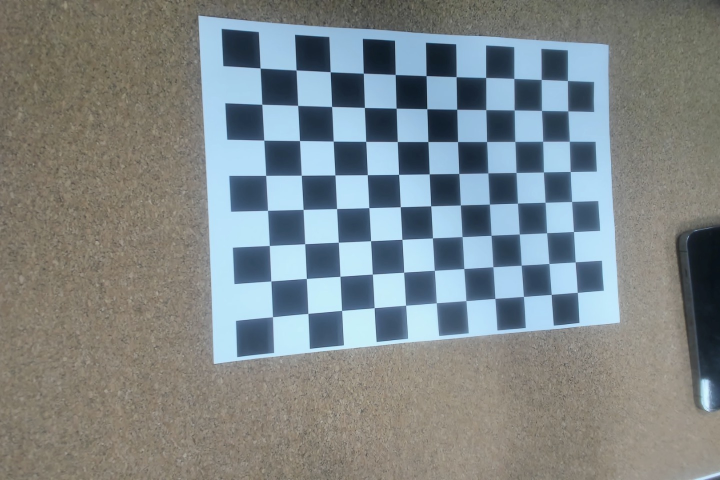
#> input picture img/img_0.jpg, 1440 x 960 px, given as the content of the folder ./img/left, which was not available (shown at 1/2 size)
$ python calibration.py
#> lines starting #> are read from the running program, lines starting #| are printed output that depends on the picture; after the words box and inside, x2 and y2 are one past the last pixel; in counts of white or black regions, pixels touching at a corner belong together; long printed decimals are rounded; pictures that were not available may be replaced by others from this repository, and a replacement may not be noted
import os
import cv2 as cv
import argparse
import numpy as np
import json

class stereoCameraCalibration(object):
    def __init__(self, width, height, lattice):
        self.width = width
        self.height = height
        self.lattice = lattice

        self.criteria = (cv.TERM_CRITERIA_EPS + cv.TERM_CRITERIA_MAX_ITER, 30, 0.001)
        self.criteriaStereo = (cv.TERM_CRITERIA_EPS + cv.TERM_CRITERIA_MAX_ITER, 100, 1e-5)

    def stereoCalibration(self, imgL, imgR):
        objPoints = np.zeros((self.width * self.height, 3), np.float32)
        objPoints[:, :2] = np.mgrid[0:self.width, 0:self.height].T.reshape(-1, 2)
        objPoints *= self.lattice

        imgPoints = []
        imgPointsL = []
        imgPointsR = []

        for i in range(len(imgL)):
            chessImgL = cv.imread(imgL[i], 0)
            chessImgR = cv.imread(imgR[i], 0)

            # print("%s" % imgL[i])
            # print("%s" % imgR[i])
            # print("\n")

            retL, cornerL = cv.findChessboardCorners(chessImgL, (self.width, self.height), cv.CALIB_CB_ADAPTIVE_THRESH | cv.CALIB_CB_FILTER_QUADS)
            retR, cornerR = cv.findChessboardCorners(chessImgR, (self.width, self.height), cv.CALIB_CB_ADAPTIVE_THRESH | cv.CALIB_CB_FILTER_QUADS)

            if retL and retR:
                imgPoints.append(objPoints)
                cv.cornerSubPix(chessImgL, cornerL, (11, 11), (-1, -1), self.criteria)
                cv.cornerSubPix(chessImgR, cornerR, (11, 11), (-1, -1), self.criteria)
                imgPointsL.append(cornerL)
                imgPointsR.append(cornerR)
                # [6 lines of commented-out code are left out]
        retL, matInterL, coeDisL, vecRL, vecTL = cv.calibrateCamera(imgPoints, imgPointsL, chessImgL.shape[::-1], None, None)
        retR, matInterR, coeDisR, vecRR, vecTR = cv.calibrateCamera(imgPoints, imgPointsR, chessImgR.shape[::-1], None, None)

        flags = 0
        flags |= cv.CALIB_FIX_INTRINSIC

        retS, matInterL, coeDisL, matInterR, coeDisR, R, T, E, F = cv.stereoCalibrate(imgPoints, imgPointsL, imgPointsR, matInterL, coeDisL, matInterR, coeDisR, chessImgL.shape[::-1], self.criteriaStereo, flags)
        cv.destroyAllWindows()
        totalErrorL = 0
        totalErrorR = 0
        for i in range(len(imgPoints)):
            imgPointsRepo, _ = cv.projectPoints(imgPoints[i], vecRL[i], vecTL[i], matInterL, coeDisL)
            error = cv.norm(imgPointsL[i], imgPointsRepo, cv.NORM_L2) / len(imgPointsRepo)
            totalErrorL += error
            imgPointsRepo, _ = cv.projectPoints(imgPoints[i], vecRR[i], vecTR[i], matInterR, coeDisR)
            error = cv.norm(imgPointsR[i], imgPointsRepo, cv.NORM_L2) / len(imgPointsRepo)
            totalErrorR += error
        print('Average error of repro L:', totalErrorL / len(imgPoints))
        print('Average error of repro R:', totalErrorR / len(imgPoints))
        return matInterL, coeDisL, matInterR, coeDisR, R, T

    def getRectifiedTransform(self, width, height, matInterL, coeDisL, matInterR, coeDisR, R, T):
        RL, RR, PL, PR, Q, roiL, roiR = cv.stereoRectify(matInterL, coeDisL, matInterR, coeDisR, (width, height), R, T, flags = cv.CALIB_ZERO_DISPARITY, alpha=0)
        mapLx, mapLy = cv.initUndistortRectifyMap(matInterL, coeDisL, RL, PL, (width, height), cv.CV_32FC1)
        mapRx, mapRy = cv.initUndistortRectifyMap(matInterR, coeDisR, RR, PR, (width, height), cv.CV_32FC1)
        return mapLx, mapLy, mapRx, mapRy, Q

    def getRectifiedImg(self, imgL, imgR, mapLx, mapLy, mapRx, mapRy):
        recImgL = cv.remap(imgL, mapLx, mapLy, cv.INTER_LINEAR, cv.BORDER_CONSTANT)
        recImgR = cv.remap(imgR, mapRx, mapRy, cv.INTER_LINEAR, cv.BORDER_CONSTANT)
        return recImgL, recImgR

    def drawLine(self, recImgL, recImgR):
        width = max(recImgL.shape[1], recImgR.shape[1])
        height = max(recImgL.shape[0], recImgR.shape[0])

        output = np.zeros((height, width*2, 3), np.uint8)
        output[0:recImgL.shape[0], 0:recImgL.shape[1]] = recImgL
        output[0:recImgR.shape[0], recImgL.shape[1]:] = recImgR

        lineInterval = 50
        for i in range(height // lineInterval):
            cv.line(output, (0, lineInterval * (i + 1)), (2 * width, lineInterval * (i + 1)), (0, 255, 0), thickness=2, lineType=cv.LINE_AA)

        return output

def getParser():
    parser = argparse.ArgumentParser(description='Camera Calibration')
    parser.add_argument('--width', type=int, default=11, help = 'CheckBoard Width size')
    parser.add_argument('--height', type=int, default=8, help='CheckBoard Height size')
    parser.add_argument('--lattice', type=float, default=0.22, help='Lattice Length Meter')
    parser.add_argument('--imgDir', type=str, default='./img', help = 'Image Path')
    parser.add_argument('--saveDir', type=str, default='./config', help='Path to Save File')
    parser.add_argument('--fileName', type=str, default='stereoConfig', help='Stereo Config File Name')
    return parser

def getFile(path):
    imgPath = []
    for root, dirs, files in  os.walk(path):
        for file in files:
            if file == '.DS_Store':
                continue
            imgPath.append(os.path.join(root, file))
    imgPath.sort()
    return imgPath

if __name__ == '__main__':
    args = getParser().parse_args()
    paramDict = {}
    fileL = getFile(args.imgDir + '/left')
    fileR = getFile(args.imgDir + '/right')
    imgL = cv.imread(fileL[0])
#> imgL is the input picture: shape (960, 1440, 3); mean B, G, R 136.1, 134.5, 126.5
    imgR = cv.imread(fileR[0])
    height, width = imgL.shape[0:2]
    calibration = stereoCameraCalibration(args.width, args.height, args.lattice)
    matInterL, coeDisL, matInterR, coeDisR, R, T = calibration.stereoCalibration(fileL, fileR)
#> in stereoCalibration, `chessImgL = cv.imread(imgL[i], 0)`:
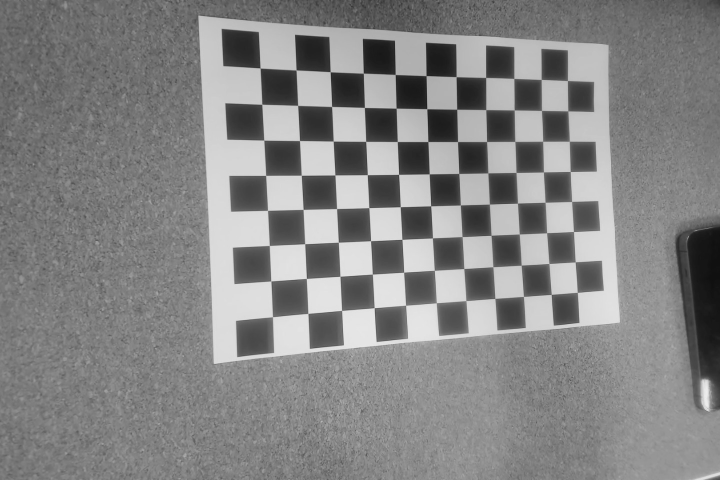
#> chessImgL: shape (960, 1440) (shown at 1/2 size); min 14, max 240, mean 132.3
#> in stereoCalibration, `retL, cornerL = cv.findChessboardCorners(chessImgL, (self.width, self...`: retL = True; cornerL = 88 rows, first 8: [520.5, 136.4], [592.6, 140.4], [660.7, 143.9], [727.1, 146.8], [790.7, 149.4], [852.6, 151.6], [912.6, 153.7], [971.9, 155.4]
#> in stereoCalibration, `retR, cornerR = cv.findChessboardCorners(chessImgR, (self.width, self...`: retR = True; cornerR has the same summary as cornerL
#> in stereoCalibration, `retL, matInterL, coeDisL, vecRL, vecTL = cv.calibrateCamera(imgPoints,..`: retL = 2.99; matInterL = [[20869.8, 0, 803.1], [0, 64670.3, 403.9], [0, 0, 1]]; coeDisL = [[58.45, 383.7, -0.11, -2.02, -5.3]]; vecRL = ([-1.22, -0.0384, -0.0365],); vecTL = ([-0.921, -0.281, 74.26],)
#> in stereoCalibration, `retR, matInterR, coeDisR, vecRR, vecTR = cv.calibrateCamera(imgPoints,..`: retR = 2.99; matInterR has the same summary as matInterL; coeDisR = [[58.45, 383.7, -0.11, -2.02, -5.3]]; vecRR = ([-1.22, -0.0384, -0.0365],); vecTR = ([-0.921, -0.281, 74.26],)
#> in stereoCalibration, `retS, matInterL, coeDisL, matInterR, coeDisR, R, T, E, F = cv.stereoCa..`: retS = 2.99; R = [[1, 8.7e-14, 5.15e-16], [-8.7e-14, 1, 2.75e-17], [-5.15e-16, -2.75e-17, 1]]; T = [4.23e-14, 3.04e-15, 2.5e-11]; E = [[2.18e-24, -2.5e-11, 3.04e-15], [2.5e-11, 2.18e-24, -4.23e-14], [-3.04e-15, 4.23e-14, -4.04e-31]]; F = [[1.47e-06, -5457680.6, 2.25e+09], [5457680.6, 1.53e-07, -4.58e+09], [-2.25e+09, 4.58e+09, 1]]
#> the loop in stereoCalibration, `for i in range(len(imgPoints)):` made 1 pass
#> (totalErrorL, totalErrorR) on pass 1: (0.318, 0.318)
#> after the loop in stereoCalibration, `for i in range(len(imgPoints)):`: totalErrorL = 0.318
#| Average error of repro L: 0.3184
#| Average error of repro R: 0.3184
#> coeDisL = [[58.45, 383.7, -0.11, -2.02, -5.3]]; matInterR has the same summary as matInterL in stereoCalibration; coeDisR = [[58.45, 383.7, -0.11, -2.02, -5.3]]; T = [4.23e-14, 3.04e-15, 2.5e-11]
    mapLx, mapLy, mapRx, mapRy, Q = calibration.getRectifiedTransform(width, height, matInterL, coeDisL, matInterR, coeDisR, R, T)
#> in getRectifiedTransform, `RL, RR, PL, PR, Q, roiL, roiR = cv.stereoRectify(matInterL, coeDisL, m..`: RL = [[0.00169, 0.000121, 1], [-0.000121, 1, -0.000121], [-1, -0.000121, 0.00169]]; RR has the same summary as RL; PL = [[1354.6, 0, -41879.2, 0], [0, 1354.6, 725.6, 0], [0, 0, 1, 0]]; PR = [[1354.6, 0, -41879.2, 3.39e-08], [0, 1354.6, 725.6, 0], [0, 0, 1, 0]]; Q = [[1, 0, 0, 41879.2], [0, 1, 0, -725.6], [0, 0, 0, 1354.6], [0, 0, -4e+10, 0]]; roiL = (0, 0, 0, 0)
#> in getRectifiedTransform, `mapLx, mapLy = cv.initUndistortRectifyMap(matInterL, coeDisL, RL, PL, ..`:
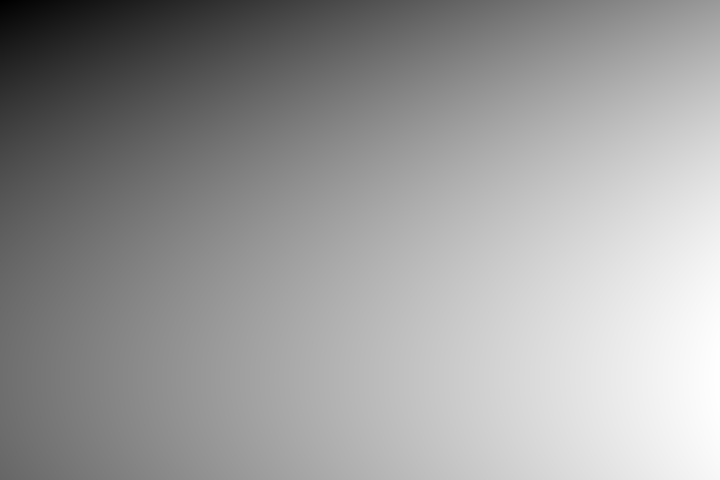
#> mapLx: shape (960, 1440) float32 (shown at 1/2 size); min -17.13, max 43.24, mean 19.6; drawn with min black and max white
#> in getRectifiedTransform, `mapLx, mapLy = cv.initUndistortRectifyMap(matInterL, coeDisL, RL, PL, ..`:
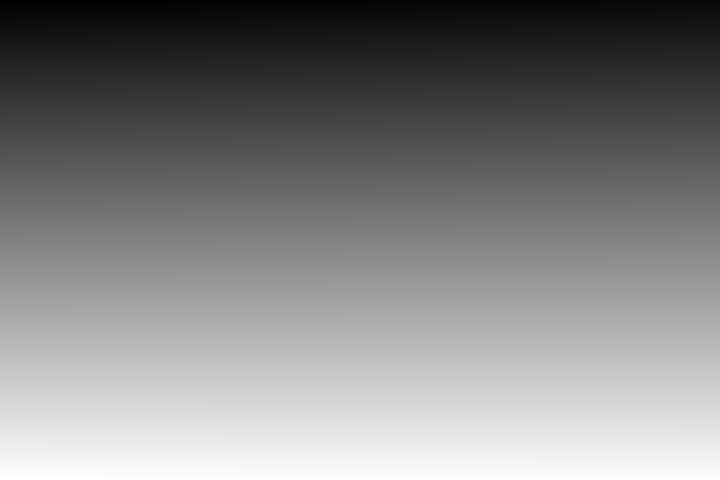
#> mapLy: shape (960, 1440) float32 (shown at 1/2 size); min -941, max 831.3, mean -37.7; drawn with min black and max white

    img_ = calibration.drawLine(imgL, imgR)
#> after the loop in drawLine, `for i in range(height // lineInterval):`:
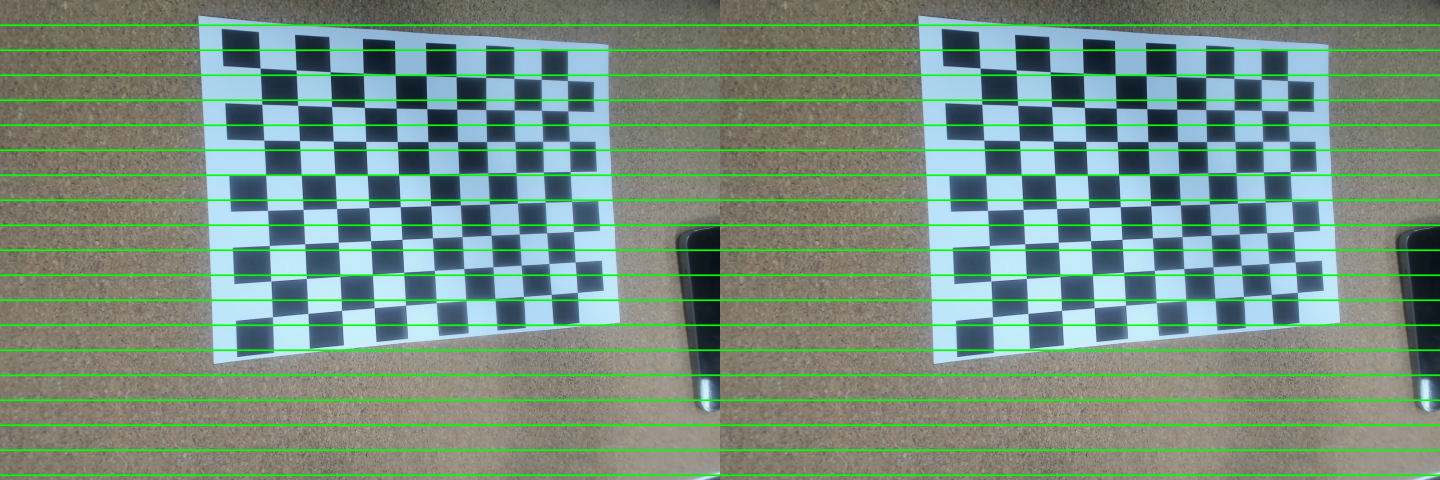
#> output: shape (960, 2880, 3) (shown at 1/2 size); mean B, G, R 126.8, 142.6, 117.8
    cv.imshow('img', img_)
    recImgL, recImgR = calibration.getRectifiedImg(imgL, imgR, mapLx, mapLy, mapRx, mapRy)
#> in getRectifiedImg, `recImgL = cv.remap(imgL, mapLx, mapLy, cv.INTER_LINEAR, cv.BORDER_CONS..`:
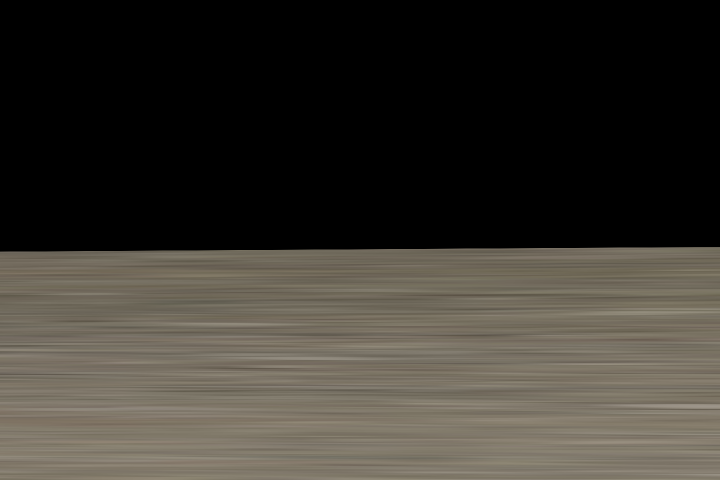
#> recImgL: shape (960, 1440, 3) (shown at 1/2 size); mean B, G, R 48.1, 54.8, 58.4
    imgShow = calibration.drawLine(recImgL, recImgR)
#> in drawLine (call 2), `output[0:recImgR.shape[0], recImgL.shape[1]:] = recImgR`:
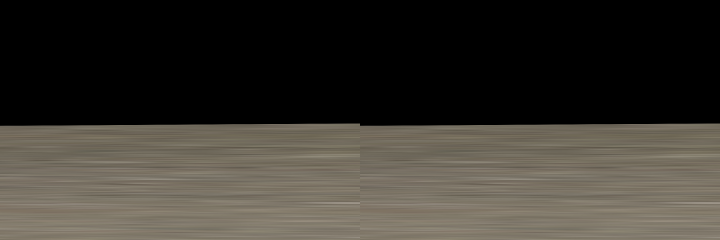
#> output: shape (960, 2880, 3) (shown at 1/4 size); mean B, G, R 48.1, 54.8, 58.4
#> after the loop in drawLine (call 2), `for i in range(height // lineInterval):`:
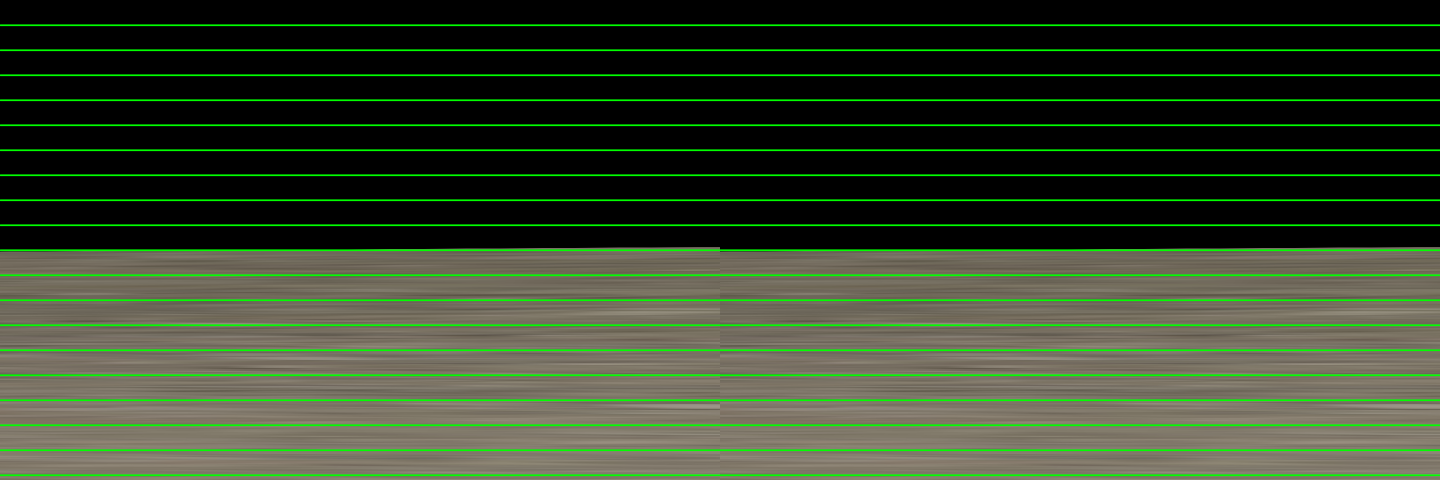
#> output: shape (960, 2880, 3) (shown at 1/2 size); 9.9% of pixels changed, all inside (x1, y1, x2, y2) = (0, 48, 2880, 953)
    cv.imshow('output', imgShow)
    cv.waitKey(0)


    # paramDict['size'] = [width, height]
    paramDict['K1'] = matInterL.tolist()
    paramDict['D1'] = coeDisL.tolist()
    paramDict['K2'] = matInterR.tolist()
    paramDict['D2'] = coeDisR.tolist()
    # paramDict['mapLx'] = mapLx.tolist()
    # paramDict['mapLy'] = mapLy.tolist()
    # paramDict['mapRx'] = mapRx.tolist()
    # paramDict['mapRy'] = mapRy.tolist()
    paramDict['R'] = R.tolist()
    paramDict['T'] = T.tolist()
    paramDict['Q'] = Q.tolist()

    filePath = args.saveDir + '/' + args.fileName + '.json'
    with open(filePath, 'w') as f:
        json.dump(paramDict, f, indent=1)
    print('Done!')
    cv.destroyAllWindows()

$ run again, on img/img_12.jpg
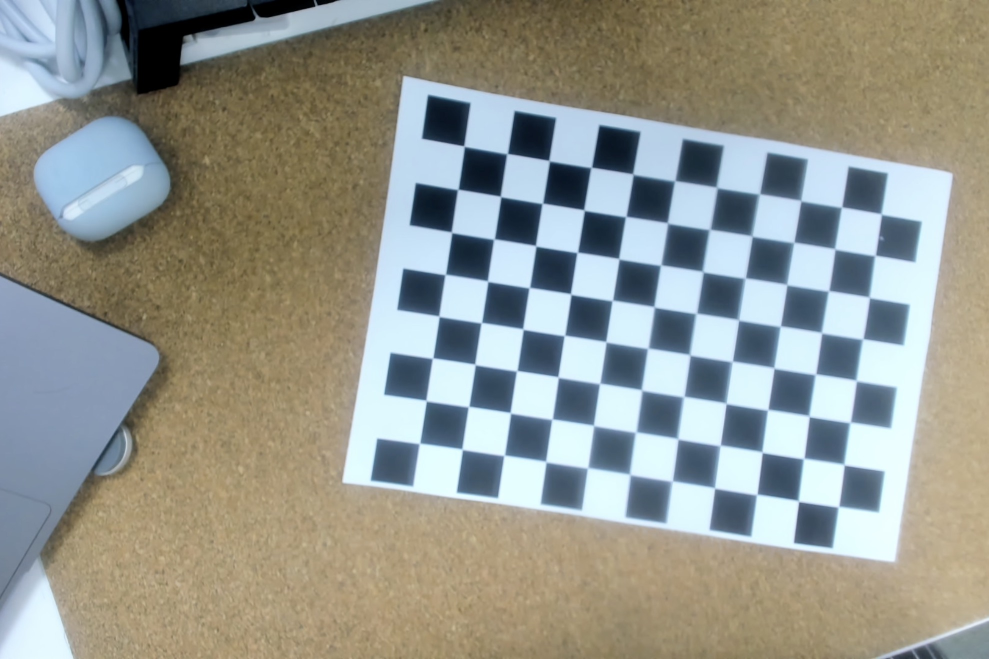
#> input picture img/img_12.jpg, 1977 x 1318 px, given as the content of the folder ./img/left, which was not available (shown at 1/2 size)
#> imgL is the input picture: shape (1318, 1977, 3); mean B, G, R 142.3, 150.3, 147.8
#> in stereoCalibration, `retL, cornerL = cv.findChessboardCorners(chessImgL, (self.width, self...`: retL = True; cornerL = 88 rows, first 8: [928.5, 292.5], [1016.1, 306.8], [1097.4, 320.3], [1183, 336], [1266.6, 349.5], [1350, 362], [1433.5, 374.5], [1519, 388.5]
#> in stereoCalibration, `retR, cornerR = cv.findChessboardCorners(chessImgR, (self.width, self...`: retR = True; cornerR has the same summary as cornerL
#> in stereoCalibration, `retL, matInterL, coeDisL, vecRL, vecTL = cv.calibrateCamera(imgPoints,..`: retL = 0.797; matInterL = [[23071.6, 0, 982.2], [0, 19930.6, 656.2], [0, 0, 1]]; coeDisL = [[69.26, -33596.3, 0.00194, -0.191, -63.72]]; vecRL = ([-0.043, -0.521, 0.149],); vecTL = ([-0.116, -0.93, 52.01],)
#> in stereoCalibration, `retR, matInterR, coeDisR, vecRR, vecTR = cv.calibrateCamera(imgPoints,..`: retR = 0.797; matInterR has the same summary as matInterL; coeDisR = [[69.26, -33596.3, 0.00194, -0.191, -63.72]]; vecRR = ([-0.043, -0.521, 0.149],); vecTR = ([-0.116, -0.93, 52.01],)
#> in stereoCalibration, `retS, matInterL, coeDisL, matInterR, coeDisR, R, T, E, F = cv.stereoCa..`: retS = 0.797; R = [[1, 2.9e-12, -7.38e-15], [-2.9e-12, 1, 9.14e-15], [7.38e-15, -9.14e-15, 1]]; T = [-9.14e-13, 2.35e-13, 1.14e-10]; E = [[3.29e-22, -1.14e-10, 2.35e-13], [1.14e-10, 3.29e-22, 9.14e-13], [-2.35e-13, -9.14e-13, -6.62e-27]]; F = [[6.66e-07, -265991.1, 185507243.4], [265991.1, 8.93e-07, -211857750.4], [-185507243.4, 211857750.4, 1]]
#> the loop in stereoCalibration, `for i in range(len(imgPoints)):` made 1 pass
#> (totalErrorL, totalErrorR) on pass 1: (0.0849, 0.0849)
#> after the loop in stereoCalibration, `for i in range(len(imgPoints)):`: totalErrorL = 0.0849
#| Average error of repro L: 0.08491
#| Average error of repro R: 0.08491
#> `matInterL, coeDisL, matInterR, coeDisR, R, T = calibration.stereoCalib..`: coeDisL = [[69.26, -33596.3, 0.00194, -0.191, -63.72]]; matInterR has the same summary as matInterL in stereoCalibration; T = [-9.14e-13, 2.35e-13, 1.14e-10]
#> in getRectifiedTransform, `RL, RR, PL, PR, Q, roiL, roiR = cv.stereoRectify(matInterL, coeDisL, m..`: RL = [[0.00805, -0.00207, -1], [0.00207, 1, -0.00205], [1, -0.00205, 0.00805]]; RR has the same summary as RL; PL = [[5782.8, 0, 115199.9, 0], [0, 5782.8, 724.9, 0], [0, 0, 1, 0]]; PR = [[5782.8, 0, 115199.9, -6.57e-07], [0, 5782.8, 724.9, 0], [0, 0, 1, 0]]; Q = [[1, 0, 0, -115199.9], [0, 1, 0, -724.9], [0, 0, 0, 5782.8], [0, 0, 8.8e+09, 0]]; roiL = (0, 0, 0, 0)
#> in getRectifiedTransform, `mapLx, mapLy = cv.initUndistortRectifyMap(matInterL, coeDisL, RL, PL, ..`:
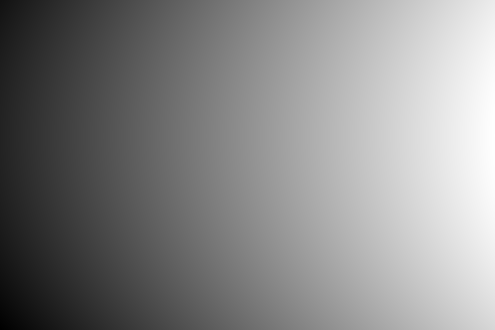
#> mapLx: shape (1318, 1977) float32 (shown at 1/4 size); min 1944.9, max 1963, mean 1954.5; drawn with min black and max white
#> after the loop in drawLine (call 2), `for i in range(height // lineInterval):`:
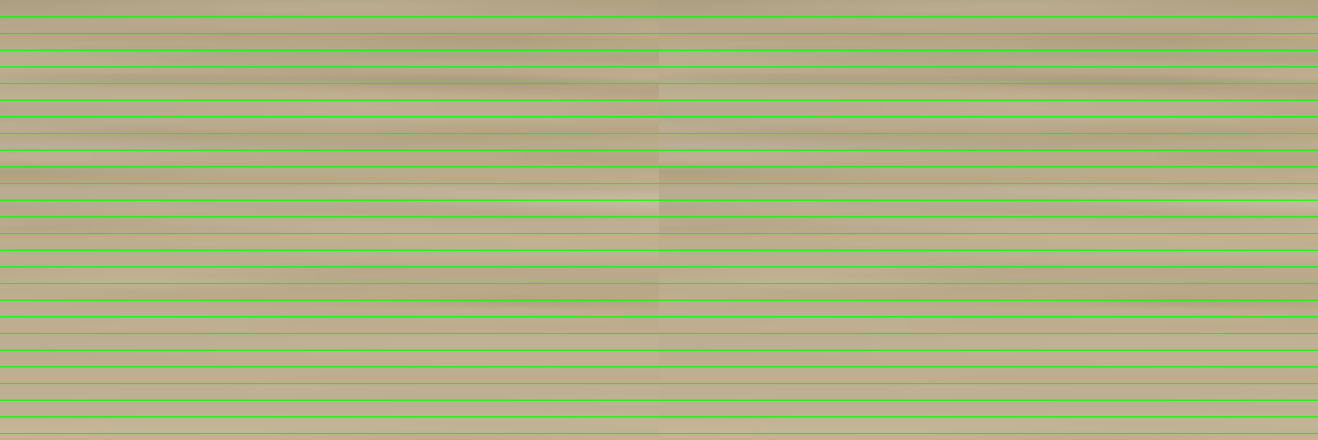
#> output: shape (1318, 3954, 3) (shown at 1/3 size); mean B, G, R 131.4, 177.6, 174.1
